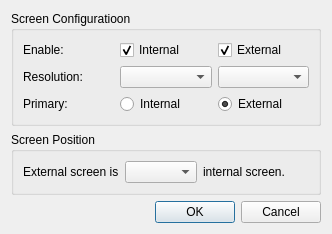
<?xml version="1.0" encoding="UTF-8"?>
<ui version="4.0">
 <class>Dialog</class>
 <widget class="QDialog" name="Dialog">
  <property name="geometry">
   <rect>
    <x>0</x>
    <y>0</y>
    <width>332</width>
    <height>217</height>
   </rect>
  </property>
  <property name="windowTitle">
   <string>DSL - easy Display Setup for Laptops</string>
  </property>
  <layout class="QVBoxLayout" name="verticalLayout">
   <item>
    <widget class="QGroupBox" name="groupBox">
     <property name="title">
      <string>Screen Configuratioon</string>
     </property>
     <layout class="QGridLayout" name="gridLayout">
      <item row="0" column="0">
       <widget class="QLabel" name="label">
        <property name="text">
         <string>Enable:</string>
        </property>
       </widget>
      </item>
      <item row="0" column="1">
       <widget class="QCheckBox" name="intEnabled">
        <property name="text">
         <string>Internal</string>
        </property>
        <property name="checked">
         <bool>true</bool>
        </property>
       </widget>
      </item>
      <item row="0" column="2">
       <widget class="QCheckBox" name="extEnabled">
        <property name="text">
         <string>External</string>
        </property>
        <property name="checked">
         <bool>true</bool>
        </property>
       </widget>
      </item>
      <item row="1" column="0">
       <widget class="QLabel" name="label_2">
        <property name="text">
         <string>Resolution:</string>
        </property>
       </widget>
      </item>
      <item row="1" column="1">
       <widget class="QComboBox" name="intRes"/>
      </item>
      <item row="1" column="2">
       <widget class="QComboBox" name="extRes"/>
      </item>
      <item row="2" column="0">
       <widget class="QLabel" name="label_3">
        <property name="text">
         <string>Primary:</string>
        </property>
       </widget>
      </item>
      <item row="2" column="1">
       <widget class="QRadioButton" name="intPrimary">
        <property name="text">
         <string>Internal</string>
        </property>
       </widget>
      </item>
      <item row="2" column="2">
       <widget class="QRadioButton" name="extPrimary">
        <property name="text">
         <string>External</string>
        </property>
        <property name="checked">
         <bool>true</bool>
        </property>
       </widget>
      </item>
     </layout>
    </widget>
   </item>
   <item>
    <widget class="QGroupBox" name="posGroup">
     <property name="title">
      <string>Screen Position</string>
     </property>
     <layout class="QHBoxLayout" name="horizontalLayout">
      <item>
       <widget class="QLabel" name="posLabel1">
        <property name="text">
         <string>External screen is</string>
        </property>
       </widget>
      </item>
      <item>
       <widget class="QComboBox" name="relPos"/>
      </item>
      <item>
       <widget class="QLabel" name="posLabel2">
        <property name="text">
         <string>internal screen.</string>
        </property>
       </widget>
      </item>
      <item>
       <spacer name="horizontalSpacer">
        <property name="orientation">
         <enum>Qt::Horizontal</enum>
        </property>
        <property name="sizeHint" stdset="0">
         <size>
          <width>1</width>
          <height>20</height>
         </size>
        </property>
       </spacer>
      </item>
     </layout>
    </widget>
   </item>
   <item>
    <spacer name="verticalSpacer">
     <property name="orientation">
      <enum>Qt::Vertical</enum>
     </property>
     <property name="sizeHint" stdset="0">
      <size>
       <width>20</width>
       <height>40</height>
      </size>
     </property>
    </spacer>
   </item>
   <item>
    <widget class="QDialogButtonBox" name="buttonBox">
     <property name="orientation">
      <enum>Qt::Horizontal</enum>
     </property>
     <property name="standardButtons">
      <set>QDialogButtonBox::Cancel|QDialogButtonBox::Ok</set>
     </property>
    </widget>
   </item>
  </layout>
 </widget>
 <resources/>
 <connections>
  <connection>
   <sender>buttonBox</sender>
   <signal>accepted()</signal>
   <receiver>Dialog</receiver>
   <slot>accept()</slot>
   <hints>
    <hint type="sourcelabel">
     <x>248</x>
     <y>254</y>
    </hint>
    <hint type="destinationlabel">
     <x>157</x>
     <y>274</y>
    </hint>
   </hints>
  </connection>
  <connection>
   <sender>buttonBox</sender>
   <signal>rejected()</signal>
   <receiver>Dialog</receiver>
   <slot>reject()</slot>
   <hints>
    <hint type="sourcelabel">
     <x>316</x>
     <y>260</y>
    </hint>
    <hint type="destinationlabel">
     <x>286</x>
     <y>274</y>
    </hint>
   </hints>
  </connection>
 </connections>
</ui>
